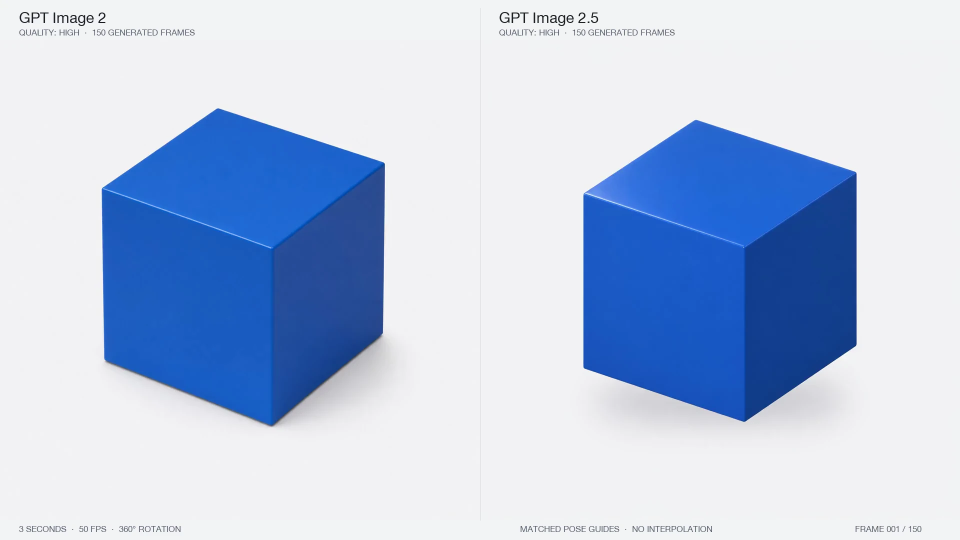
#> input picture content/items/20260908-chatgpt-images-2-5/deliverables/assets/openai-editing.png, 1920 x 1080 px (shown at 1/2 size)
$ python extractor.py ../../content/items/20260908-chatgpt-images-2-5/deliverables/assets/openai-editing.png
#> lines starting #> are read from the running program, lines starting #| are printed output that depends on the picture
### projects/extract-design/validator.py
#!/usr/bin/env python3
"""Validate design.json against the project's JSON Schema and safety rules."""

import argparse
import json
from pathlib import Path
from typing import Any, Dict, List


ROOT = Path(__file__).resolve().parent
SCHEMA_PATH = ROOT / "schema" / "design.schema.json"


def load_json(path: Path) -> Any:
    with path.open(encoding="utf-8") as handle:
        return json.load(handle)


# [83 lines left out: functions resolve_ref, schema_errors, evidence_errors, semantic_errors, not called in this run]


def validate_document(design: Dict[str, Any]) -> List[str]:
    schema = load_json(SCHEMA_PATH)
    return schema_errors(design, schema, schema) + evidence_errors(design) + semantic_errors(design) if isinstance(design, dict) and "canvas" in design and "elements" in design and "typography" in design else schema_errors(design, schema, schema)


# [12 lines left out: function main, not called in this run]


# [2 lines that do not run on import are left out]

### projects/extract-design/extractor.py
#!/usr/bin/env python3
"""Extract one evidence-backed visual-design description from a JPG or PNG."""

import argparse
import hashlib
import json
from pathlib import Path
from typing import Any, Dict, List, Tuple

from PIL import Image, ImageFilter, ImageStat


ORIGINS = {"measured", "inferred", "user-provided"}
CONFIDENCES = {"high", "medium", "low"}


def fact(value: Any, origin: str, confidence: str, note: str = None) -> Dict[str, Any]:
    if origin not in ORIGINS or confidence not in CONFIDENCES:
        raise ValueError("invalid evidence metadata")
    if origin == "inferred" and not note:
        raise ValueError("inferred values require a note")
    output = {"value": value, "origin": origin, "confidence": confidence}
    if note:
        output["note"] = note
    return output


def sha256(path: Path) -> str:
    digest = hashlib.sha256()
    with path.open("rb") as handle:
        for chunk in iter(lambda: handle.read(1024 * 1024), b""):
            digest.update(chunk)
    return digest.hexdigest()


def hex_color(rgb: Tuple[int, int, int]) -> str:
    return "#{:02X}{:02X}{:02X}".format(*rgb)


def dominant_colors(image: Image.Image, count: int = 8) -> List[Dict[str, Any]]:
    thumb = image.convert("RGB").resize((180, max(1, round(image.height * 180 / image.width))), Image.Resampling.BOX)
    quantized = thumb.quantize(colors=count, method=Image.Quantize.MEDIANCUT)
    palette = quantized.getpalette() or []
    bins = quantized.getcolors(maxcolors=count + 1) or []
    total = thumb.width * thumb.height
    result = []
    for pixels, index in sorted(bins, reverse=True):
        offset = index * 3
        result.append({"hex": hex_color(tuple(palette[offset:offset + 3])), "coverage": round(pixels / total, 4)})
    return result


def frame(x: int, y: int, width: int, height: int, canvas_width: int, canvas_height: int, confidence: str = "medium", note: str = None) -> Dict[str, Any]:
    measured = lambda value: fact(value, "measured", confidence, note)
    return {
        "xPx": measured(x), "yPx": measured(y), "widthPx": measured(width), "heightPx": measured(height),
        "x": measured(round(x / canvas_width, 6)), "y": measured(round(y / canvas_height, 6)),
        "width": measured(round(width / canvas_width, 6)), "height": measured(round(height / canvas_height, 6)),
    }


def bright_text_regions(image: Image.Image) -> List[Dict[str, int]]:
    """Find horizontal bright-ink bands. It intentionally does not perform OCR."""
    width = 300
    thumb = image.convert("RGB").resize((width, max(1, round(image.height * width / image.width))), Image.Resampling.BILINEAR)
    pixels = thumb.load()
    minimum = max(4, int(thumb.width * 0.012))
    rows: List[Tuple[int, int, int]] = []
    for y in range(thumb.height):
        xs = [x for x in range(thumb.width) if min(pixels[x, y]) >= 205 and max(pixels[x, y]) - min(pixels[x, y]) <= 75]
        if len(xs) >= minimum:
            rows.append((y, min(xs), max(xs)))
    bands: List[Dict[str, int]] = []
    for y, left, right in rows:
        if bands and y - (bands[-1]["y"] + bands[-1]["height"]) <= 2:
            prior = bands[-1]
            prior_right = prior["x"] + prior["width"]
            prior["x"] = min(prior["x"], left)
            prior["width"] = max(prior_right, right + 1) - prior["x"]
            prior["height"] = y - prior["y"] + 1
        else:
            bands.append({"x": left, "y": y, "width": right - left + 1, "height": 1})
    line_limit = max(3, int(thumb.height * 0.06))
    lines = [band for band in bands if 2 <= band["height"] <= line_limit]
    blocks: List[Dict[str, int]] = []
    for line in lines:
        if blocks and line["y"] - (blocks[-1]["y"] + blocks[-1]["height"]) <= max(5, int(thumb.height * 0.025)):
            block = blocks[-1]
            right = max(block["x"] + block["width"], line["x"] + line["width"])
            block["x"] = min(block["x"], line["x"])
            block["width"] = right - block["x"]
            block["height"] = line["y"] + line["height"] - block["y"]
            block["lines"] += 1
        else:
            blocks.append({**line, "lines": 1})
    scale_x, scale_y = image.width / thumb.width, image.height / thumb.height
    output = []
    for block in blocks:
        x = max(0, int(round(block["x"] * scale_x)))
        y = max(0, int(round(block["y"] * scale_y)))
        right = min(image.width, int(round((block["x"] + block["width"]) * scale_x)))
        bottom = min(image.height, int(round((block["y"] + block["height"]) * scale_y)))
        if right - x >= image.width * 0.12:
            output.append({"x": x, "y": y, "width": right - x, "height": bottom - y, "lines": block["lines"]})
    return output[:6]


def image_regions(image: Image.Image, text_regions: List[Dict[str, int]]) -> List[Dict[str, int]]:
    """Locate large high-variance zones that are likely image content, not text."""
    rgb = image.convert("RGB")
    cols, rows = 18, 24
    active = set()
    for row in range(rows):
        for col in range(cols):
            left, top = int(col * rgb.width / cols), int(row * rgb.height / rows)
            right, bottom = int((col + 1) * rgb.width / cols), int((row + 1) * rgb.height / rows)
            variance = sum(ImageStat.Stat(rgb.crop((left, top, right, bottom))).var) / 3.0
            if variance >= 420:
                active.add((col, row))
    components = []
    while active:
        stack = [active.pop()]
        component = []
        while stack:
            col, row = stack.pop()
            component.append((col, row))
            for neighbor in ((col - 1, row), (col + 1, row), (col, row - 1), (col, row + 1)):
                if neighbor in active:
                    active.remove(neighbor)
                    stack.append(neighbor)
        components.append(component)
    output = []
    for component in components:
        if len(component) < 10:
            continue
        left, right = min(col for col, _ in component), max(col for col, _ in component) + 1
        top, bottom = min(row for _, row in component), max(row for _, row in component) + 1
        candidate = {"x": int(left * rgb.width / cols), "y": int(top * rgb.height / rows), "width": int(right * rgb.width / cols) - int(left * rgb.width / cols), "height": int(bottom * rgb.height / rows) - int(top * rgb.height / rows)}
        area = candidate["width"] * candidate["height"]
        if area < rgb.width * rgb.height * 0.08:
            continue
        overlap = 0
        for text in text_regions:
            overlap += max(0, min(candidate["x"] + candidate["width"], text["x"] + text["width"]) - max(candidate["x"], text["x"])) * max(0, min(candidate["y"] + candidate["height"], text["y"] + text["height"]) - max(candidate["y"], text["y"]))
        if overlap / area < 0.35:
            output.append(candidate)
    return sorted(output, key=lambda item: item["width"] * item["height"], reverse=True)[:3]


def panel_regions(image: Image.Image) -> List[Dict[str, Any]]:
    """Find large pale, low-variance rectangles that read as panels or fields."""
    rgb = image.convert("RGB")
    cols, rows = 18, 24
    active = set()
    means: Dict[Tuple[int, int], Tuple[int, int, int]] = {}
    for row in range(rows):
        for col in range(cols):
            left, top = int(col * rgb.width / cols), int(row * rgb.height / rows)
            right, bottom = int((col + 1) * rgb.width / cols), int((row + 1) * rgb.height / rows)
            stat = ImageStat.Stat(rgb.crop((left, top, right, bottom)))
            mean = tuple(int(channel) for channel in stat.mean[:3])
            if min(mean) >= 215 and sum(stat.var) / 3.0 < 360:
                active.add((col, row))
                means[(col, row)] = mean
    output = []
    while active:
        stack = [active.pop()]
        component = []
        while stack:
            col, row = stack.pop()
            component.append((col, row))
            for neighbor in ((col - 1, row), (col + 1, row), (col, row - 1), (col, row + 1)):
                if neighbor in active:
                    active.remove(neighbor)
                    stack.append(neighbor)
        if len(component) < 4:
            continue
        left, right = min(col for col, _ in component), max(col for col, _ in component) + 1
        top, bottom = min(row for _, row in component), max(row for _, row in component) + 1
        candidate = {"x": int(left * rgb.width / cols), "y": int(top * rgb.height / rows), "width": int(right * rgb.width / cols) - int(left * rgb.width / cols), "height": int(bottom * rgb.height / rows) - int(top * rgb.height / rows)}
        if candidate["width"] * candidate["height"] < rgb.width * rgb.height * 0.035:
            continue
        mean = tuple(round(sum(means[cell][channel] for cell in component) / len(component)) for channel in range(3))
        output.append({**candidate, "fill": hex_color(mean)})
    return sorted(output, key=lambda item: item["width"] * item["height"], reverse=True)[:3]


def refine_panel_bounds(image: Image.Image, panel: Dict[str, Any]) -> Dict[str, Any]:
    """Refine a coarse pale-panel detection with full-resolution pixels."""
    rgb = image.convert("RGB")
    pad_x, pad_y = max(8, rgb.width // 24), max(8, rgb.height // 24)
    left, top = max(0, panel["x"] - pad_x), max(0, panel["y"] - pad_y)
    right, bottom = min(rgb.width, panel["x"] + panel["width"] + pad_x), min(rgb.height, panel["y"] + panel["height"] + pad_y)
    pixels = rgb.load()
    coordinates = []
    for y in range(top, bottom):
        for x in range(left, right):
            red, green, blue = pixels[x, y]
            if min(red, green, blue) >= 235 and max(red, green, blue) - min(red, green, blue) <= 18:
                coordinates.append((x, y))
    if len(coordinates) < 400:
        return panel
    xs, ys = [point[0] for point in coordinates], [point[1] for point in coordinates]
    return {"x": min(xs), "y": min(ys), "width": max(xs) - min(xs) + 1, "height": max(ys) - min(ys) + 1, "fill": panel["fill"]}


def sampled_background(image: Image.Image) -> List[Dict[str, Any]]:
    rgb = image.convert("RGB")
    points = [(0, 0), (rgb.width - 1, 0), (0, rgb.height - 1), (rgb.width - 1, rgb.height - 1), (rgb.width // 2, rgb.height // 2)]
    return [{"xPx": x, "yPx": y, "color": hex_color(rgb.getpixel((x, y)))} for x, y in points]


# [29 lines left out: function agent_element, not called in this run]


def build_design(path: Path, visual_analysis: Dict[str, Any] = None) -> Dict[str, Any]:
    path = path.expanduser().resolve()
    if path.suffix.lower() not in {".jpg", ".jpeg", ".png"}:
        raise ValueError("input must be a JPG or PNG")
    with Image.open(path) as opened:
        image = opened.convert("RGB")
    width, height = image.size
    colors = dominant_colors(image)
    text_boxes = bright_text_regions(image)
    image_boxes = image_regions(image, text_boxes)
    panels = [refine_panel_bounds(image, panel) for panel in panel_regions(image)]
    filtered_images = []
    for candidate in image_boxes:
        area = candidate["width"] * candidate["height"]
        panel_overlap = 0
        for panel in panels:
            panel_overlap = max(panel_overlap, max(0, min(candidate["x"] + candidate["width"], panel["x"] + panel["width"]) - max(candidate["x"], panel["x"])) * max(0, min(candidate["y"] + candidate["height"], panel["y"] + panel["height"]) - max(candidate["y"], panel["y"])))
        if panel_overlap / max(1, area) < 0.30:
            filtered_images.append(candidate)
    image_boxes = filtered_images
    elements: List[Dict[str, Any]] = []
    images: List[Dict[str, Any]] = []
    shapes: List[Dict[str, Any]] = []
    if visual_analysis is not None:
        raw_elements = visual_analysis.get("elements")
        if not isinstance(raw_elements, list) or not raw_elements:
            raise ValueError("visual analysis needs a non-empty elements list")
        elements = [agent_element(item, width, height) for item in raw_elements]
        images = [item for item in elements if item["type"]["value"] == "image"]
        shapes = [item for item in elements if item["type"]["value"] == "shape"]
    for index, box in enumerate([] if visual_analysis is not None else image_boxes, start=1):
        identifier = "image-{:02d}".format(index)
        element = {
            "id": fact(identifier, "inferred", "medium", "Identifier assigned in visual reading order."),
            "type": fact("image", "inferred", "medium", "Large contiguous high-variance region."),
            "role": fact("image-area", "inferred", "medium", "Likely photographic or illustrated content; confirm if needed."),
            "bounds": frame(**box, canvas_width=width, canvas_height=height, confidence="medium", note="Detected from local color variance."),
            "zIndex": fact(10 + index, "inferred", "medium", "Placed below detected text by visual convention."),
            "confidence": fact("medium", "inferred", "medium", "Geometry is measured; semantic classification is inferred."),
            "image": fact({"content": "unknown", "fit": "unknown", "crop": "unknown"}, "inferred", "low", "The raster does not reveal the original image asset or crop rules."),
        }
        images.append(element)
        elements.append(element)
    for index, box in enumerate([] if visual_analysis is not None else panels, start=1):
        identifier = "shape-{:02d}".format(index)
        element = {
            "id": fact(identifier, "inferred", "medium", "Identifier assigned in visual reading order."),
            "type": fact("shape", "inferred", "medium", "Large pale low-variance region."),
            "role": fact("panel", "inferred", "medium", "Likely panel, input field or card; confirm semantic role if needed."),
            "bounds": frame(box["x"], box["y"], box["width"], box["height"], width, height, "medium", "Detected from low variance and pale color."),
            "zIndex": fact(50 + index, "inferred", "medium", "Panel is above media and below text or controls."),
            "confidence": fact("medium", "inferred", "medium", "Geometry is measured; shape role and corner radius are inferred."),
            "shape": fact({"kind": "rounded-rectangle", "fill": box["fill"], "cornerRadiusPx": "unknown"}, "inferred", "low", "Corner radius cannot be measured reliably with the grid detector."),
        }
        shapes.append(element)
        elements.append(element)
    for index, box in enumerate([] if visual_analysis is not None else text_boxes, start=1):
        identifier = "text-{:02d}".format(index)
        element = {
            "id": fact(identifier, "inferred", "medium", "Identifier assigned in top-to-bottom reading order."),
            "type": fact("text", "inferred", "low", "Horizontal bright-ink bands suggest text."),
            "role": fact("text-area", "inferred", "low", "The geometric detection cannot prove semantic copy type."),
            "bounds": frame(box["x"], box["y"], box["width"], box["height"], width, height, "medium", "Derived from bright horizontal pixel bands."),
            "zIndex": fact(100 + index, "inferred", "medium", "Text is visually above detected image content."),
            "confidence": fact("low", "inferred", "low", "Geometry is measured but OCR, typeface and role are not deterministic."),
            "text": fact(None, "inferred", "high", "Text content is intentionally omitted; only the text area's visual properties are extracted."),
            "typography": fact({"fontFamily": "unknown", "fontCandidates": [], "weight": "unknown", "sizePx": "unknown", "color": "unknown", "lineCount": box["lines"]}, "inferred", "low", "A raster image does not prove the original font, weight or exact metrics."),
        }
        elements.append(element)
    ordered = sorted(elements, key=lambda item: item["zIndex"]["value"])
    frames = [item["bounds"] for item in ordered]
    if frames:
        left = min(item["xPx"]["value"] for item in frames)
        top = min(item["yPx"]["value"] for item in frames)
        right = max(item["xPx"]["value"] + item["widthPx"]["value"] for item in frames)
        bottom = max(item["yPx"]["value"] + item["heightPx"]["value"] for item in frames)
        margins = {"left": left, "top": top, "right": width - right, "bottom": height - bottom}
        vertical = sorted(frames, key=lambda item: item["yPx"]["value"])
        gaps = [vertical[index + 1]["yPx"]["value"] - (vertical[index]["yPx"]["value"] + vertical[index]["heightPx"]["value"]) for index in range(len(vertical) - 1)]
    else:
        margins, gaps = {"left": 0, "top": 0, "right": 0, "bottom": 0}, []
    analysis_layout = (visual_analysis or {}).get("layout", {})
    analysis_gradients = (visual_analysis or {}).get("gradients", [])
    source_hash = sha256(path)
    design_id = "design-" + source_hash[:16]
    design = {
        "schemaVersion": "1.0.0",
        "designId": fact(design_id, "inferred", "high", "Deterministic binding identifier derived from the measured source SHA-256 fingerprint."),
        "source": fact({"filename": path.name, "sha256": source_hash, "designId": design_id, "format": path.suffix.lower().lstrip(".")}, "measured", "high", "designId is a deterministic binding identifier derived from the measured source SHA-256 fingerprint."),
        "assetBinding": {
            "directoryTemplate": fact("generated/{designId}/", "inferred", "high", "Generated assets are grouped in a directory named by the designId."),
            "filenameTemplate": fact("{designId}--{generationId}.png", "inferred", "high", "The PNG filename carries both the source design ID and the per-generation ID."),
            "pngMetadataKeys": fact(["designId", "designVersionId", "generationId", "sourceDesignPath"], "inferred", "medium", "The generator should embed these textual metadata keys when the PNG writer supports them."),
            "registrationRule": fact("Append one generatedAssets entry containing designVersionId, generationId and path after each successful PNG write.", "inferred", "high", "The JSON manifest is the reverse lookup from a design version to its generated files.")
        },
        "canvas": {"widthPx": fact(width, "measured", "high"), "heightPx": fact(height, "measured", "high"), "aspectRatio": fact(round(width / height, 6), "measured", "high")},
        "colors": [fact(color, "measured", "high", "Quantized dominant color from source pixels.") for color in colors],
        "background": {"baseColor": fact(colors[0]["hex"], "measured", "medium", "Dominant color; background may contain additional layers."), "samples": fact(sampled_background(image), "measured", "high"), "gradients": fact(analysis_gradients, "inferred", "low", "Approximate gradient reading supplied by visual analysis; original stops and blend modes are unknown.")},
        "layout": {"margins": fact(analysis_layout.get("margins", margins), "measured", "medium", "Measured from source element bounds."), "alignments": fact(analysis_layout.get("alignments", {"horizontal": "unknown", "vertical": "unknown"}), "inferred", "low", "Alignment is a semantic interpretation of the visible composition."), "spacingPx": fact(analysis_layout.get("spacingPx", gaps), "measured", "medium", "Distances measured between visible element bounds."), "layerOrder": fact(["background"] + [item["id"]["value"] for item in ordered], "inferred", "medium", "Reconstructed from visible overlap and reading order." )},
        "typography": {"fontFamily": fact("unknown", "inferred", "low", "No font file or reliable font metadata is contained in the raster."), "fontCandidates": fact([], "inferred", "low", "No candidate is asserted without user-provided evidence.")},
        "images": images,
        "shapes": shapes,
        "elements": ordered,
        "generatedAssets": [],
        "uncertainties": [
            {"field": "typography.fontFamily", "reason": "A raster image cannot prove the original font.", "confidence": "low"},
            {"field": "gradients", "reason": "Pixels do not reveal original stops, opacity or blend settings.", "confidence": "low"},
            {"field": "semanticRoles", "reason": "Detected regions are classified conservatively from visual features.", "confidence": "low"}
        ]
    }
    canonical = json.dumps({key: value for key, value in design.items() if key not in {"generatedAssets", "designVersionId"}}, ensure_ascii=False, sort_keys=True, separators=(",", ":"))
    version_hash = hashlib.sha256(canonical.encode("utf-8")).hexdigest()
    design["designVersionId"] = fact("version-" + version_hash[:16], "inferred", "high", "Deterministic identifier derived from the canonical extracted JSON, excluding mutable generatedAssets.")
    return design


def main() -> None:
    parser = argparse.ArgumentParser(description=__doc__)
    parser.add_argument("image", type=Path)
    parser.add_argument("--output", type=Path, default=Path("outputs/design.json"))
    parser.add_argument("--analysis", type=Path, help="Optional temporary semantic scene reading from the visual agent (JSON).")
    parser.add_argument("--overwrite", action="store_true")
    args = parser.parse_args()
    if args.output.exists() and not args.overwrite:
        parser.error("output already exists; use --overwrite only after reviewing it")
    try:
        visual_analysis = json.loads(args.analysis.read_text(encoding="utf-8")) if args.analysis else None
    except (OSError, json.JSONDecodeError) as exc:
        parser.error("cannot read --analysis: {}".format(exc))
    design = build_design(args.image, visual_analysis)
#> in build_design, opened is the input picture: PIL image 1920x1080 RGB; mean R, G, B 184.9, 200.5, 227.1
#> in dominant_colors, `thumb = image.convert("RGB").resize((180, max(1, round(image.height * ..`:
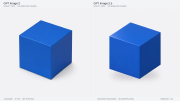
#> thumb: PIL image 180x101 RGB; mean R, G, B 184.9, 200.5, 227.1
#> in dominant_colors, `quantized = thumb.quantize(colors=count, method=Image.Quantize.MEDIANC..`:
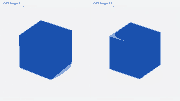
#> quantized: PIL image 180x101 P; mean R, G, B 185.3, 200, 225.8
#> in dominant_colors, `palette = quantized.getpalette() or []`: palette = [242, 244, 245, 243, 242, 244, 242, 242, 245, 242, 242, 244, 242, 242, 243, 241, 243, 244, 138, 169, 219, 26, 81, 174]
#> in dominant_colors, `bins = quantized.getcolors(maxcolors=count + 1) or []`: bins = [(1612, 0), (14, 1), (30, 2), (9449, 3), (1562, 4), (573, 5), (325, 6), (4615, 7)]
#> (the rest of the program and of its run is left out)
